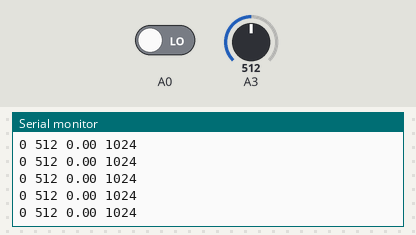
Simulated run of this sketch. Board: Arduino Uno, built for the host (arithmetic inside an expression is 32-bit, double 64-bit). Parts: the last lines printed to the serial monitor. The inputs (shaded band) are chosen by the test bench; at power-on: A3 = 512, A0 LOW. The local clock reads 2024-03-15 10:24:30 at power-on unless the sketch sets it; storage starts empty.

Above: at 1.2 s.
1.3 s: A3 set to 716
At 2.4 s:
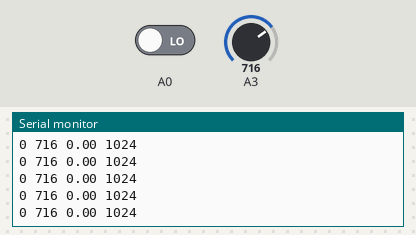
2.8 s: A0 driven HIGH
At 3.6 s:
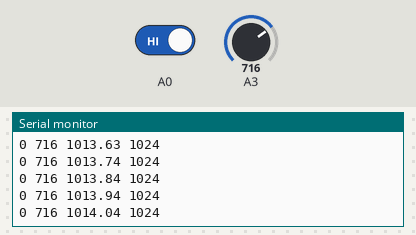
Timing chart, 0 to 4.0 s (numbered marks = the images above; inputs shaded):
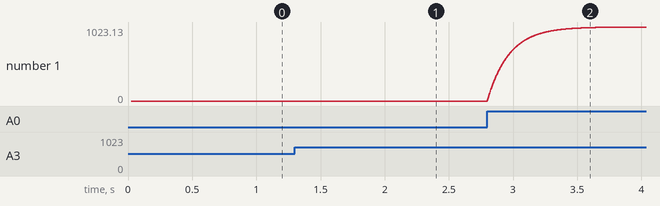

Measured:
- after the input at 1.3 s, the serial monitor: prints a new line at once (image 1)
- after the input at 2.8 s, the serial monitor: prints a new line at once (image 2)
- plotted number 1: 0 → 1023.12 after the input at 2.8 s

The sketch:

audioReactive_Bienal_01.ino
```cpp
#include <limits.h>
#include "RTClib.h"
#include <SPI.h>
#include <SD.h>

const int chipSelect = 10;
RTC_DS1307 rtc;
char daysOfTheWeek[7][12] = {"Sunday", "Monday", "Tuesday", "Wednesday", "Thursday", "Friday", "Saturday"};

// open the file. note that only one file can be open at a time,
// so you have to close this one before opening another.
File dataFile;
char filename[12];

void setup() {
  Serial.begin(115200);
  // put your setup code here, to run once:
  pinMode(A0, INPUT);
  setupRTC();

  Serial.print("Initializing SD card...");

  // see if the card is present and can be initialized:
  if (!SD.begin(chipSelect)) {
    Serial.println("Card failed, or not present");
    // don't do anything more:
    return;
  }
  Serial.println("card initialized.");
  DateTime now = rtc.now();

  char val[6];

  strcat(filename, itoa(now.year(), val, 10));
  strcat(filename, "-");
  strcat(filename, itoa(now.month(), val, 10));
  strcat(filename, "-");
  strcat(filename, itoa(now.day(), val, 10));
  strcat(filename, ".txt");
  Serial.println(filename);
  dataFile = SD.open(filename, FILE_WRITE);

}

float beat = 0;

float ease(float cur, float prev, float f) {
  return (cur * f) + (prev * (1.0f - f));
}

int  saveRate = 1E3;  // 10 samples por segundo
unsigned long lastSave = 0;

void loop() {
  //  return;
  beat = ease(digitalRead(A0) * 1024.0, beat, .01);

  if (millis() > lastSave + saveRate) {
    log();
  }


    plot();

  delay(1);


}

void log() {
  if (dataFile) {
    DateTime now = rtc.now();
    long utc = now.unixtime();

    lastSave = millis();
    dataFile.print(utc);
    dataFile.print(',');
    dataFile.println(beat);
    dataFile.flush();
  } else {
    Serial.println("error opening file.txt");
  }
}


void plot() {
  Serial.print(0);
  Serial.print(" ");
  Serial.print(analogRead(A3));
  Serial.print(" ");
  Serial.print(beat);
  Serial.print(" ");
  Serial.print(1024);
  Serial.println(" ");
}

void setupRTC() {
  if (! rtc.begin()) {
    Serial.println("Couldn't find RTC");
    while (1);
  }

  if (! rtc.isrunning()) {
    Serial.println("RTC is NOT running!");
    // following line sets the RTC to the date & time this sketch was compiled
    // rtc.adjust(DateTime(F(__DATE__), F(__TIME__)));
    // This line sets the RTC with an explicit date & time, for example to set
    // January 21, 2014 at 3am you would call:
    //     rtc.adjust(DateTime(2019, 8, 3, 13, 40, 0));
  }
}
```
